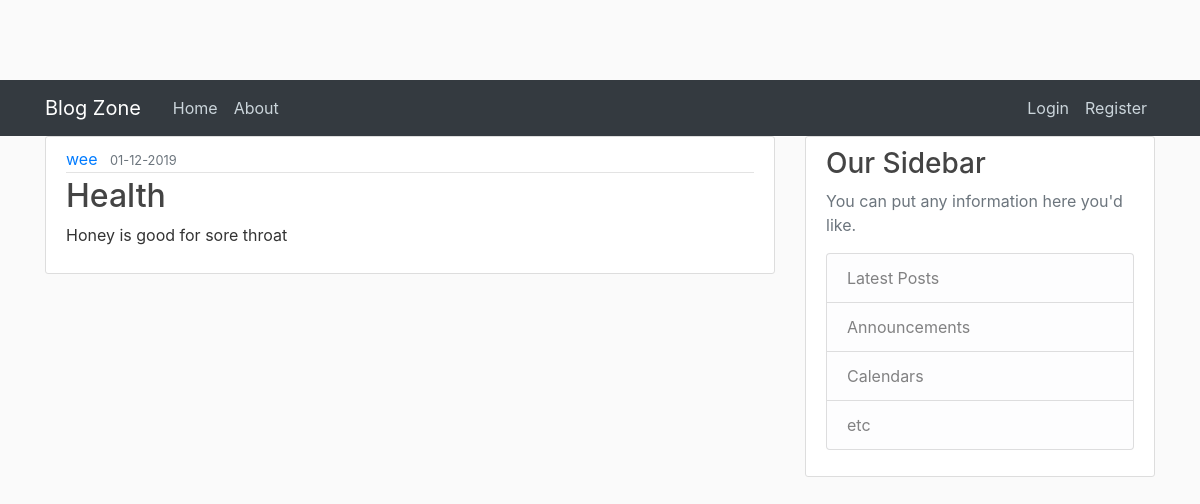
The app's page /blog/4 with its own data.
### app/models.py (models this page shows, shortened)
class User(db.Model,UserMixin):
  id =db.Column(db.Integer,primary_key= True)
  email =db.Column(db.String(100),unique= True,nullable= False)
  username =db.Column(db.String(100),unique= True,nullable= False)
  image_file =db.Column(db.String(100),nullable= False, default="default.jpeg")
  password =db.Column(db.String(100),nullable= False)
  posts =db.relationship('Post',backref= 'author',lazy=True)

class Post(db.Model):
  id =db.Column(db.Integer,primary_key= True)
  title =db.Column(db.String(100),nullable= False)
  date_posted =db.Column(db.DateTime,nullable= False,default=datetime.utcnow)
  content =db.Column(db.Text,nullable= False)
  user_id= db.Column(db.Integer,db.ForeignKey('user.id'),nullable=False)

### app/posts/views.py (the view)
@posts.route('/blog/<int:post_id>')
def blog(post_id):
  post =Post.query.get_or_404(post_id)
  return render_template('blog.html',title= post.title,post=post)

### app/templates/blog.html (shortened to what this page needs)
{%extends "base.html"%}
{% block content %}
<article class="media content-section">
  <div class="media-body">
    <div class="article-metadata">
      <a class="mr-2" href="#">{{ post.author.username }}</a>
      <small class="text-muted">{{ post.date_posted.strftime('%d-%m-%Y')}}</small>
    </div>
    <h2 class="article-title">{{ post.title }}</h2>
    <p class="article-content">{{ post.content }}</p>
  </div>
</article>
{% endblock %}

### app/static/styles.css (style rules this page uses)
body { background: #fafafa; color: #333333; margin-top: 5rem; }
h1, h2, h3, h4, h5, h6 { color: #444444; }
.content-section { background: #ffffff; padding: 10px 20px; border: 1px solid #dddddd; border-radius: 3px; margin-bottom: 20px; }
.article-title { color: #444444; }
.article-content { white-space: pre-line; }
.article-metadata { padding-bottom: 1px; margin-bottom: 4px; border-bottom: 1px solid #e3e3e3 }

### records on screen
User: author.username "wee"
Post: date_posted "01-12-2019", title "Health", content "Honey is good for sore throat"
